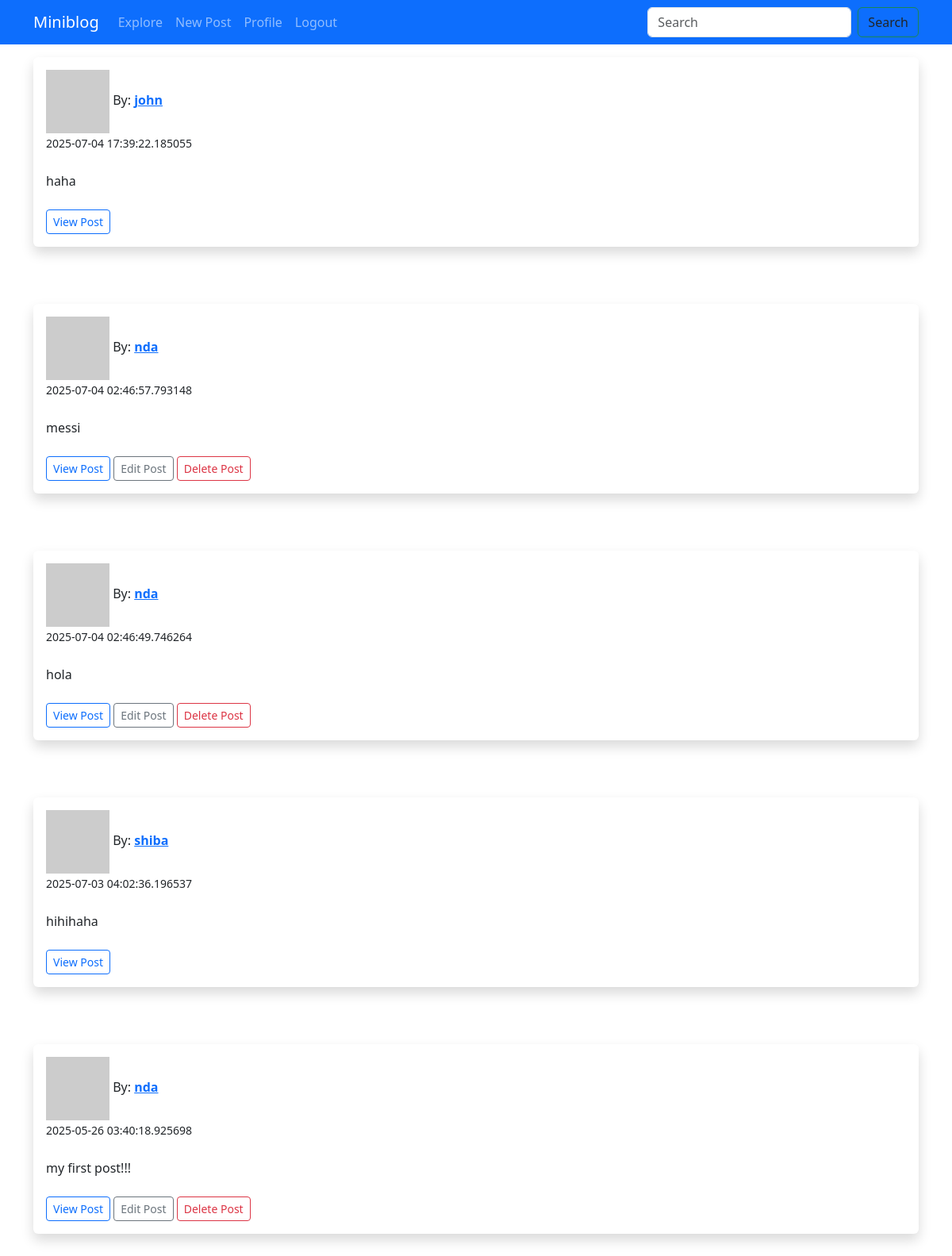
Page /explore (signed in) on the committed database.
### app/models.py (models this page shows, shortened)
class Post(db.Model):
    id: so.Mapped[int] = so.mapped_column(primary_key=True)
    body: so.Mapped[str] = so.mapped_column(sa.String(140))
    timestamp: so.Mapped[datetime] = so.mapped_column(
        index=True, default=lambda: datetime.now(timezone.utc))
    user_id: so.Mapped[int] = so.mapped_column(sa.ForeignKey(User.id),
                                               index=True)
    author: so.Mapped[User] = so.relationship(back_populates='posts')

class User(UserMixin, db.Model):
    id: so.Mapped[int] = so.mapped_column(primary_key=True)
    username: so.Mapped[str] = so.mapped_column(sa.String(64), index=True,
                                                unique=True)
    email: so.Mapped[str] = so.mapped_column(sa.String(120), index=True,
                                             unique=True)
    password_hash: so.Mapped[Optional[str]] = so.mapped_column(sa.String(256))
    about_me: so.Mapped[Optional[str]] = so.mapped_column(sa.String(140))
    last_seen: so.Mapped[Optional[datetime]] = so.mapped_column(
        default=lambda: datetime.now(timezone.utc))
    posts: so.WriteOnlyMapped['Post'] = so.relationship(
        back_populates='author')
    is_approved: so.Mapped[bool] = so.mapped_column(default=False)
    role: so.Mapped[str] = so.mapped_column(sa.String(20), default='user')
    def avatar(self, size):
        digest = md5(self.email.lower().encode('utf-8')).hexdigest()
        return f'https://www.gravatar.com/avatar/{digest}?d=identicon&s={size}'
    def is_admin(self) ->bool:
        return self.role == 'admin'

### app/routes.py (the view)
@app.route('/explore')
@login_required
def explore():
    query = sa.select(Post).order_by(Post.timestamp.desc())
    posts = db.session.scalars(query).all()
    return render_template('explore.html', title='Explore', posts=posts)

### app/forms.py
class SearchForm(FlaskForm):
    searched = StringField('Searched', validators=[DataRequired()])
    submit = SubmitField('Submit')

### app/models.py (called while the page is built)
@login.user_loader
def load_user(id):
    return db.session.get(User, int(id))

### app/routes.py (called while the page is built)
@app.before_request
def before_request():
    if current_user.is_authenticated:
        current_user.last_seen = datetime.now(timezone.utc)
        db.session.commit()

@app.context_processor
def base():
    form = SearchForm()
    return dict(form=form)

### app/templates/explore.html
{% extends "base.html" %}
{% block content %}
    {% for post in posts %}
    <div class="shadow p-3 mb-5 bg-body rounded">
        <img src="{{ post.author.avatar(50) }}"> By: <strong><a href="{{ url_for('user', username=post.author.username) }}">{{ post.author.username}}</a></strong>
        <br/><small>{{ post.timestamp}}</small>
        <br/><br/>
        {{ post.body}}
        <br/><br/>
        <a href="{{ url_for('post', id=post.id) }}" class="btn btn-outline-primary btn-sm">View Post</a>
        {% if post.user_id == current_user.id %}
        <a href="{{ url_for('edit_post', id=post.id) }}" class="btn btn-outline-secondary btn-sm">Edit Post</a>
        <a href="{{ url_for('delete_post', id=post.id) }}" class="btn btn-outline-danger btn-sm">Delete Post</a>
        {% endif %}
    </div>
    <br/>
    {% endfor %}
{% endblock %}

### app/templates/base.html (shortened to what this page needs)
<!doctype html>
<html lang="en">
  <head>
    <link
        href="https://cdn.jsdelivr.net/npm/bootstrap@5.3.2/dist/css/bootstrap.min.css"
        rel="stylesheet"
>
  </head>
  <body>
    {% include "navbar.html" %}
    <div class="container mt-3">
      {% block content %}{% endblock %}
    </div>
  </body>
</html>

### app/templates/navbar.html (shortened to what this page needs)
<nav class="navbar navbar-expand-lg navbar-dark bg-primary">
    <div class="container">
        <a class="navbar-brand" href="#">Miniblog</a>
        <div class="collapse navbar-collapse" id="navbarSupportedContent">
          <ul class="navbar-nav me-auto mb-2 mb-lg-0">
            <li class="nav-item">
              <a class="nav-link" href="{{ url_for('explore') }}">Explore</a>
            </li>
            <li class="nav-item">
              <a class="nav-link" href="{{ url_for('index') }}">New Post</a>
            </li>
            {% if current_user.is_anonymous %}
            <li class="nav-item">
              <a class="nav-link" href="{{ url_for('login') }}">Login</a>
            </li>
            {% else %}
            <li class="nav-item">
              <a class="nav-link" href="{{ url_for('user', username=current_user.username) }}">Profile</a>
            </li>
            <li class="nav-item">
              <a class="nav-link" href="{{ url_for('logout') }}">Logout</a>
            </li>
            {% endif %}
          </ul>
          <form method="POST" action="{{ url_for('search')}}" class="d-flex">
            <input class="form-control me-2" type="search" placeholder="Search" aria-label="Search" name="searched">
            <button class="btn btn-outline-success text-dark" type="submit">Search</button>
          </form>
        </div>
    </div>
</nav>

### rows in the picture
Post: author.username "john", timestamp "2025-07-04 17:39:22.185055", body "haha"
Post: author.username "nda", timestamp "2025-07-04 02:46:57.793148", body "messi"
Post: author.username "nda", timestamp "2025-07-04 02:46:49.746264", body "hola"
Post: author.username "shiba", timestamp "2025-07-03 04:02:36.196537", body "hihihaha"
Post: author.username "nda", timestamp "2025-05-26 03:40:18.925698", body "my first post!!!"
